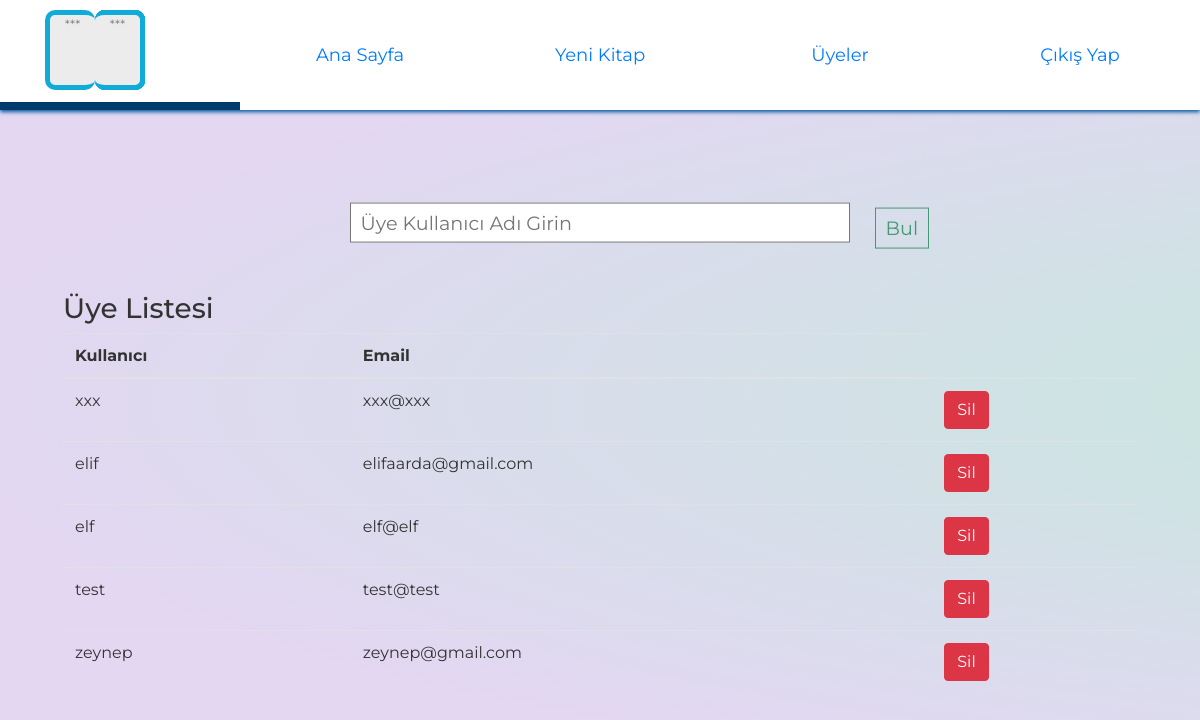
/admin_users, run on the app's committed database.
### Models/user.py (models this page shows, shortened)
class User(UserMixin,db.Model):
    __tablename__ = 'user'
    id = db.Column(db.Integer, primary_key=True)
    username = db.Column(db.String(120))
    email = db.Column(db.String(120))
    password = db.Column(db.String(80))

### Routes/routes.py (the view)
@routes.route("/admin_users")
def admin_users():
    users = User.query.all()
    return render_template("admin_users.html", users=users)

### templates/admin_users.html (shortened to what this page needs)
<html>
<head>
    <link rel="stylesheet" href="https://maxcdn.bootstrapcdn.com/bootstrap/4.0.0/css/bootstrap.min.css">
    <link rel="stylesheet" type="text/css" href="../static/css/home.css" />
    <link rel="stylesheet" type="text/css" href="../static/css/search.css" />
</head>
<body>
    <div>
        <section class='header'>
            <header>
                <ul class='menu'>
                <li>
                        <div class="logo">
                            <div class="paper">
                            </div>
                            <div class="paper">
                            </div>
                        </div>
                    </li>
                    <li>
                        <a href='/admin'>Ana Sayfa</a>
                    </li>
                    <li>
                        <a href='/admin_book'>Yeni Kitap</a>
                    </li>
                    <li>
                        <a href='/admin_users'>Üyeler</a>
                    </li>
                    <li class="logout">
                        <a href='/logout'>Çıkış Yap</a>
                    </li>
                </ul>
            </header>
        </section>
        <div style="margin-top: 150px;" class="container">
            <form action="/member_search" method="POST" id="searchform">
                <input type="text" name="member_search" id="search-bar" placeholder="Üye Kullanıcı Adı Girin" />
                <button type="submit" name="member_search" id="submit">Bul</button>
            </form>
            <table class="table table-hover">
                <h3>Üye Listesi</h3>
                <thead>
                    <tr>
                        <th scope="col">Kullanıcı</th>
                        <th scope="col">Email</th>
                    </tr>
                </thead>
                <tbody>
                {% if members: %}
                    {%for member in members %}
                    <tr>
                        <td>{{member.username}}</td>
                        <td>{{member.email}}</td>
                        <td><a href="/user_delete/{{member.id}}" method="DELETE" class="btn btn-danger">Sil</a>
                    </tr>
                    {% endfor %}
                    {% else %}
                      {%for user in users %}
                    <tr>
                        <td>{{user.username}}</td>
                        <td>{{user.email}}</td>
                        <td><a href="/user_delete/{{user.id}}" method="DELETE" class="btn btn-danger">Sil</a>
                    </tr>
                    {% endfor %}
                    {% endif %}
                </tbody>
            </table>
        </div>
    </div>
</body>
</html>

### static/css/home.css (style rules this page uses)
body { font-family: "Montserrat", Helvetica, sans-serif; background: radial-gradient( ellipse at center, rgba(194, 234, 219, 1) 0%, rgba(227, 215, 242, 1) 74%, rgba(227, 215, 242, 1) 74%); background-size: 300%; padding: 3em; color: #333; }
a { font-weight: 400; font-size: 18px; -webkit-transition: all 0.25s; transition: all 0.25s; }
ul { padding: 0; margin: 0; }
.header { position: fixed; top: 0; left: 0; right: 0; height: 110px; background: #fff; box-shadow: 0 2px 4px #0056a1; z-index: 2; }
.menu li { width: 20%; height: 110px; box-sizing: border-box; display: block; float: left; list-style: none; position: relative; display: table; border-bottom: 0px solid #007fed; -webkit-transition: all 0.25s; transition: all 0.25s; }
.menu li a { display: block; text-align: center; display: table-cell; vertical-align: middle; text-decoration: none; }
li .logo { position: relative; width: 40px; height: 70px; margin: 15px auto; perspective: 190px; transform-style: preserve-3d; -webkit-backface-visibility: visible; }
.logo .paper { position: absolute; margin: auto; left: -9999px; right: -9999px; top: -9999px; bottom: -9999px; width: 50px; height: 80px; background: #ececec; border: 5px solid #10abd9; border-radius: 10px; border-left: 0; transform-origin: 0% 50%; text-align: center; color: gray; }
.logo .paper::after { content: "***"; font-size: 80%; }
.logo .paper:nth-child(2) { transform: rotateY(180deg); }
.logo .paper:nth-child(12) { animation: flip 2.5s infinite ease-in-out; animation-delay: 2.8861s; }

### static/css/search.css (style rules this page uses)
html, body { width: 100%; height: 100%; }
body { background: radial-gradient( ellipse at center, rgba(194, 234, 219, 1) 0%, rgba(227, 215, 242, 1) 74%, rgba(227, 215, 242, 1) 74%); background-size: 300%; font-family: "Montserrat", Helvetica, sans-serif; padding: 3em; color: #333; }
#searchform { display: block; margin: 0 auto; width: 100%; max-width: 500px; transform: translateY(10%); position: relative; }
#search-bar { display: block; margin: 0.25em 0 0; width: 100%; padding: 0.25em 0.5em; font-size: 1.2em; }
.output, #search-bar { background: #fff; border: 1px solid #767676; }
#submit { display: block; margin: -1.83em 525 2.5em; padding: 0.25em 0.5em; font-size: 1.2em; color: #439973; border: 1px solid #439973; background: 0; transition: color 0.2s, background 0.2s; }

### data on the page
User: username "xxx", email "xxx@xxx"
User: username "elif", email "elifaarda@gmail.com"
User: username "elf", email "elf@elf"
User: username "test", email "test@test"
User: username "zeynep", email "zeynep@gmail.com"
